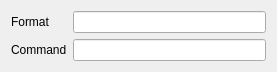
<?xml version="1.0" encoding="UTF-8"?>
<ui version="4.0">
 <class>AddFormat</class>
 <widget class="QWidget" name="AddFormat">
  <property name="geometry">
   <rect>
    <x>0</x>
    <y>0</y>
    <width>277</width>
    <height>62</height>
   </rect>
  </property>
  <property name="windowTitle">
   <string>0</string>
  </property>
  <layout class="QFormLayout" name="formLayout">
   <item row="0" column="0">
    <widget class="QLabel" name="label">
     <property name="text">
      <string>Format</string>
     </property>
    </widget>
   </item>
   <item row="0" column="1">
    <widget class="KLineEdit" name="formatEdit"/>
   </item>
   <item row="1" column="0">
    <widget class="QLabel" name="label_2">
     <property name="text">
      <string>Command</string>
     </property>
    </widget>
   </item>
   <item row="1" column="1">
    <widget class="KLineEdit" name="commandEdit"/>
   </item>
  </layout>
 </widget>
 <customwidgets>
  <customwidget>
   <class>KLineEdit</class>
   <extends>QLineEdit</extends>
   <header>klineedit.h</header>
  </customwidget>
 </customwidgets>
 <resources/>
 <connections/>
</ui>
